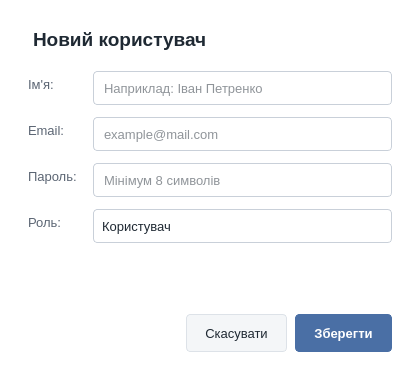
<?xml version="1.0" encoding="UTF-8"?>
<ui version="4.0">
 <class>AddUserWindow</class>
 <widget class="QWidget" name="AddUserWindow">
  <property name="geometry">
   <rect>
    <x>0</x>
    <y>0</y>
    <width>420</width>
    <height>380</height>
   </rect>
  </property>
  <property name="minimumSize">
   <size>
    <width>420</width>
    <height>380</height>
   </size>
  </property>
  <property name="maximumSize">
   <size>
    <width>420</width>
    <height>380</height>
   </size>
  </property>
  <property name="windowTitle">
   <string>Додати користувача</string>
  </property>
  <property name="styleSheet">
   <string notr="true">
QWidget { font-family: &quot;Segoe UI&quot;; font-size: 10pt; color: #1F2933; }
QWidget#AddUserWindow { background: #FFFFFF; }
QLabel#lblHeader { font-size: 14pt; font-weight: 600; padding-bottom: 8px; color: #1F2933; }
QFormLayout QLabel, QLabel { color: #5B6573; }

QLineEdit, QComboBox {
    background: #FFFFFF; border: 1px solid #C9D0D9; border-radius: 4px;
    padding: 5px 8px; min-height: 22px; selection-background-color: #4A6FA5;
}
QComboBox { padding-right: 26px; }
QLineEdit:hover, QComboBox:hover { border-color: #A9B8CC; }
QLineEdit:focus, QComboBox:focus { border-color: #4A6FA5; }

QComboBox::drop-down {
    subcontrol-origin: padding; subcontrol-position: center right;
    width: 24px; border: none; background: transparent;
}
QComboBox::down-arrow {
    image: none; width: 0px; height: 0px;
    border-left: 4px solid transparent; border-right: 4px solid transparent;
    border-top: 5px solid #5B6573;
}
QComboBox::down-arrow:on { border-top: none; border-bottom: 5px solid #5B6573; }
QComboBox QAbstractItemView {
    background: #FFFFFF; border: 1px solid #C9D0D9; outline: 0; padding: 4px;
    selection-background-color: #EEF3FA; selection-color: #1F2933;
}

QPushButton {
    background: #F4F6F8; border: 1px solid #DDE2E8; border-radius: 4px;
    padding: 8px 18px; min-height: 20px;
}
QPushButton:hover   { background: #EAEEF3; border-color: #C9D0D9; }
QPushButton:pressed { background: #DFE5EC; }
QPushButton#btnAdd { background: #4A6FA5; border-color: #4A6FA5; color: #FFFFFF; font-weight: 600; }
QPushButton#btnAdd:hover   { background: #3F5F8F; border-color: #3F5F8F; }
QPushButton#btnAdd:pressed { background: #34507A; }
</string>
  </property>
  <layout class="QVBoxLayout" name="mainLayout">
   <property name="spacing">
    <number>12</number>
   </property>
   <property name="leftMargin">
    <number>28</number>
   </property>
   <property name="topMargin">
    <number>28</number>
   </property>
   <property name="rightMargin">
    <number>28</number>
   </property>
   <property name="bottomMargin">
    <number>28</number>
   </property>
   <item>
    <widget class="QLabel" name="lblHeader">
     <property name="text">
      <string>Новий користувач</string>
     </property>
    </widget>
   </item>
   <item>
    <layout class="QFormLayout" name="formLayout">
     <property name="labelAlignment">
      <set>Qt::AlignmentFlag::AlignLeading|Qt::AlignmentFlag::AlignLeft|Qt::AlignmentFlag::AlignVCenter</set>
     </property>
     <property name="horizontalSpacing">
      <number>16</number>
     </property>
     <property name="verticalSpacing">
      <number>12</number>
     </property>
     <item row="0" column="0">
      <widget class="QLabel" name="lblName">
       <property name="text">
        <string>Ім'я:</string>
       </property>
      </widget>
     </item>
     <item row="0" column="1">
      <widget class="QLineEdit" name="txtName">
       <property name="placeholderText">
        <string>Наприклад: Іван Петренко</string>
       </property>
      </widget>
     </item>
     <item row="1" column="0">
      <widget class="QLabel" name="lblEmail">
       <property name="text">
        <string>Email:</string>
       </property>
      </widget>
     </item>
     <item row="1" column="1">
      <widget class="QLineEdit" name="txtEmail">
       <property name="placeholderText">
        <string>example@mail.com</string>
       </property>
      </widget>
     </item>
     <item row="2" column="0">
      <widget class="QLabel" name="lblPassword">
       <property name="text">
        <string>Пароль:</string>
       </property>
      </widget>
     </item>
     <item row="2" column="1">
      <widget class="QLineEdit" name="txtPassword">
       <property name="echoMode">
        <enum>QLineEdit::EchoMode::Password</enum>
       </property>
       <property name="placeholderText">
        <string>Мінімум 8 символів</string>
       </property>
      </widget>
     </item>
     <item row="3" column="0">
      <widget class="QLabel" name="lblRole">
       <property name="text">
        <string>Роль:</string>
       </property>
      </widget>
     </item>
     <item row="3" column="1">
      <widget class="QComboBox" name="cmbRole">
       <item>
        <property name="text">
         <string>Користувач</string>
        </property>
       </item>
       <item>
        <property name="text">
         <string>Адміністратор</string>
        </property>
       </item>
      </widget>
     </item>
    </layout>
   </item>
   <item>
    <spacer name="verticalSpacer">
     <property name="orientation">
      <enum>Qt::Orientation::Vertical</enum>
     </property>
     <property name="sizeHint" stdset="0">
      <size>
       <width>20</width>
       <height>20</height>
      </size>
     </property>
    </spacer>
   </item>
   <item>
    <layout class="QHBoxLayout" name="buttonLayout">
     <property name="spacing">
      <number>8</number>
     </property>
     <item>
      <spacer name="buttonSpacer">
       <property name="orientation">
        <enum>Qt::Orientation::Horizontal</enum>
       </property>
       <property name="sizeHint" stdset="0">
        <size>
         <width>40</width>
         <height>10</height>
        </size>
       </property>
      </spacer>
     </item>
     <item>
      <widget class="QPushButton" name="btnCancel">
       <property name="cursor">
        <cursorShape>PointingHandCursor</cursorShape>
       </property>
       <property name="text">
        <string>Скасувати</string>
       </property>
      </widget>
     </item>
     <item>
      <widget class="QPushButton" name="btnAdd">
       <property name="cursor">
        <cursorShape>PointingHandCursor</cursorShape>
       </property>
       <property name="text">
        <string>Зберегти</string>
       </property>
      </widget>
     </item>
    </layout>
   </item>
  </layout>
 </widget>
 <resources/>
 <connections/>
</ui>
